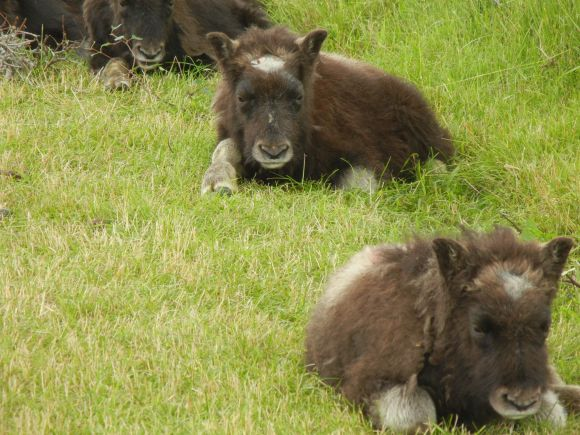
//> input picture exercise_04/ex_02/musk.jpg, 580 x 435 px, given in place of the camera
$ ./skeletal   (built with g++ and OpenCV 4)
//> lines starting //> are read from the running program, lines starting //| are printed output that depends on the picture; after the words box and inside, x2 and y2 are one past the last pixel; in counts of white or black regions, pixels touching at a corner belong together
#include "opencv2/highgui/highgui.hpp"
#include "opencv2/imgproc/imgproc.hpp"
#include <iostream>

using namespace cv;
using namespace std;

int main()
{
    VideoCapture cap(0);
    if(!cap.isOpened())
    {
        cout << "Cannot open camera" << endl;
        return -1;
    }

    int frameId = 0;
    Mat src, gray, binary, mfblur, skel, temp, eroded;
    Mat element = getStructuringElement(MORPH_CROSS, Size(3,3));

    while(true)
    {
        cap >> src;
//> src is the input picture: 435 rows x 580 cols, CV_8UC3; mean B, G, R 74.9, 140, 138.5
        if(src.empty())
            break;

        cvtColor(src, gray, COLOR_BGR2GRAY);
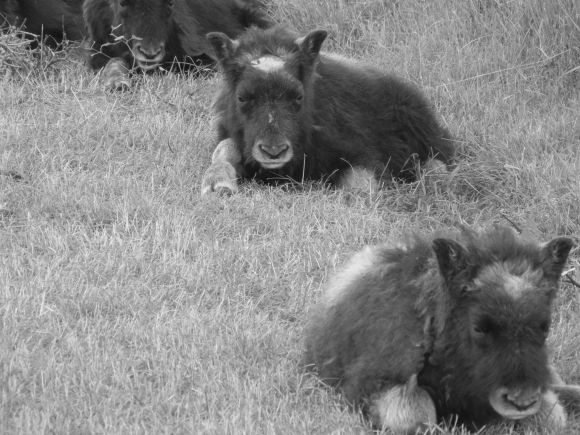
//> gray: 435 rows x 580 cols, CV_8UC1; min 6, max 238, mean 132.2

        threshold(gray, binary, 70, 255, THRESH_BINARY);
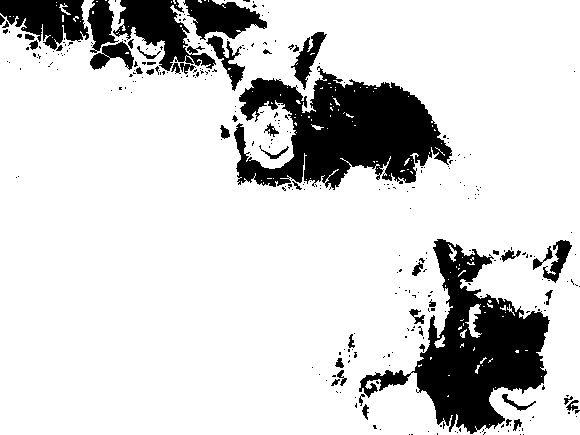
//> binary: 435 rows x 580 cols, CV_8UC1; 82.9% white; 303 black regions (254 under 20 px), largest, box (x1, y1, x2, y2) and area: (234, 66, 452, 190) 14907, (359, 239, 550, 434) 13969, (113, 0, 216, 71) 3173
        binary = 255 - binary;

        medianBlur(binary, mfblur, 1);

        skel = Mat::zeros(mfblur.size(), CV_8UC1);
        int iterations = 0;
        bool done;
        Mat temp_mfblur = mfblur.clone();

        do
        {
            erode(temp_mfblur, eroded, element);
            dilate(eroded, temp, element);
            subtract(temp_mfblur, temp, temp);
            bitwise_or(skel, temp, skel);
            eroded.copyTo(temp_mfblur);

            done = (countNonZero(temp_mfblur) == 0);
            iterations++;
        } while(!done && (iterations < 100));
//> this loop made 37 passes
//> done on passes 1 to 12: false, false, false, false, false, false, false, false, false, false, false, false
//> pass 1, `erode(temp_mfblur, eroded, element);`:
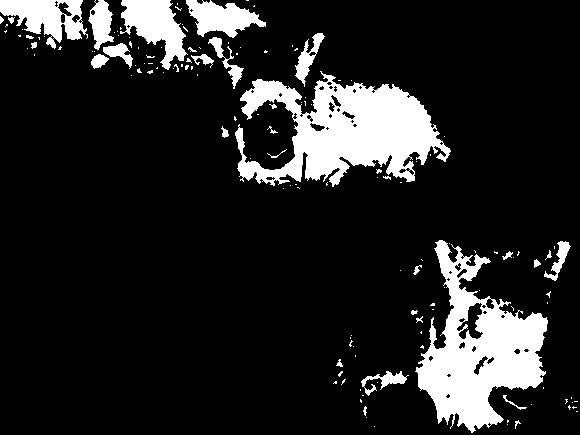
//> eroded: 435 rows x 580 cols, CV_8UC1; 14% white; 143 white regions (111 under 20 px), largest, box (x1, y1, x2, y2) and area: (235, 71, 451, 187) 12871, (415, 240, 548, 433) 11836, (120, 0, 188, 70) 2418
//> pass 1, `subtract(temp_mfblur, temp, temp);`:
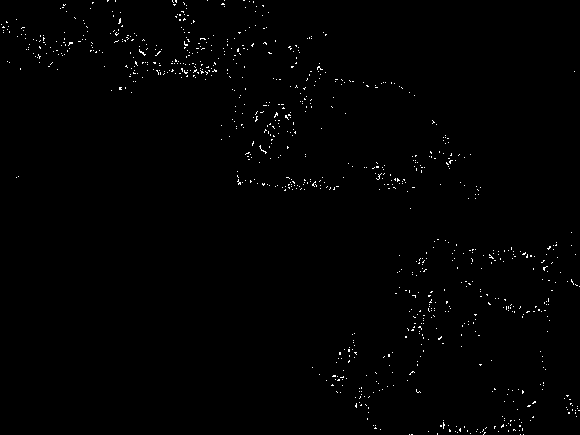
//> temp: 435 rows x 580 cols, CV_8UC1; 0.73% white in thin lines or dots
//> pass 2, `erode(temp_mfblur, eroded, element);`:
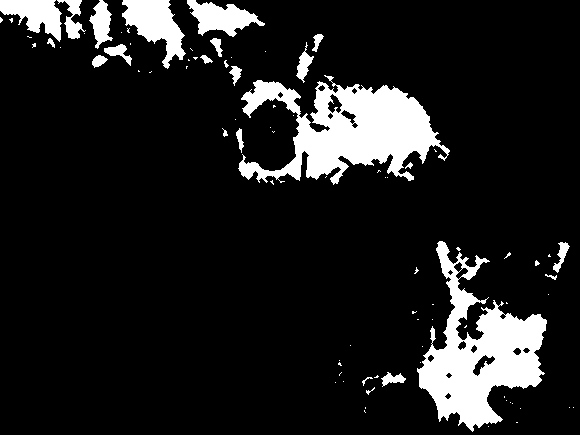
//> eroded: 435 rows x 580 cols, CV_8UC1; 11.8% white; 84 white regions (60 under 20 px), largest, box (x1, y1, x2, y2) and area: (238, 75, 450, 185) 11162, (417, 241, 547, 432) 10474, (122, 0, 186, 69) 2168
//> after the loop: temp_mfblur: 435 rows x 580 cols, CV_8UC1; every value is 0
//> after the loop:
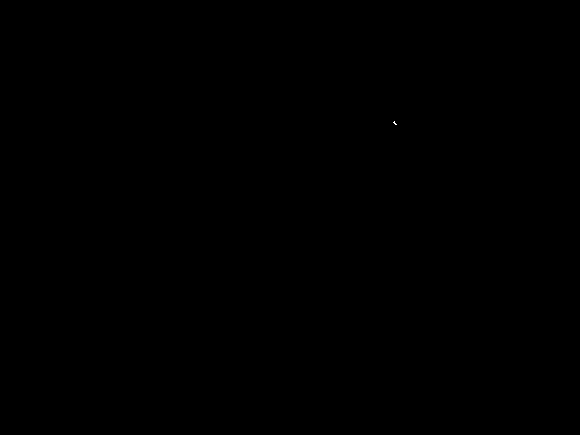
//> temp: 435 rows x 580 cols, CV_8UC1; 0% white in thin lines or dots, all inside (x1, y1, x2, y2) = (393, 121, 397, 125)
//> after the loop:
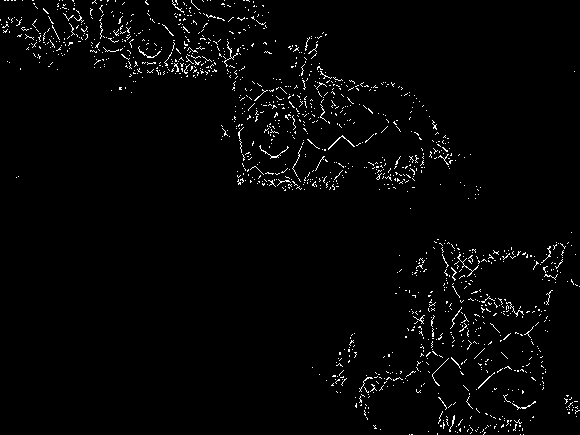
//> skel: 435 rows x 580 cols, CV_8UC1; 2.2% white in thin lines or dots
//> after the loop, iterations = 37

        imshow("Camera", src);
        imshow("Skeleton", skel);

        char c = (char)waitKey(30);
//> the Esc key is pressed
        if(c == 27)  // ESC key
            break;
	if (frameId > 2999)
		break;
	string filename = "frames/frame_" + to_string(frameId) + ".png";
	imwrite(filename, skel);
	frameId++;
    }

    cap.release();
    destroyAllWindows();
    return 0;
}
